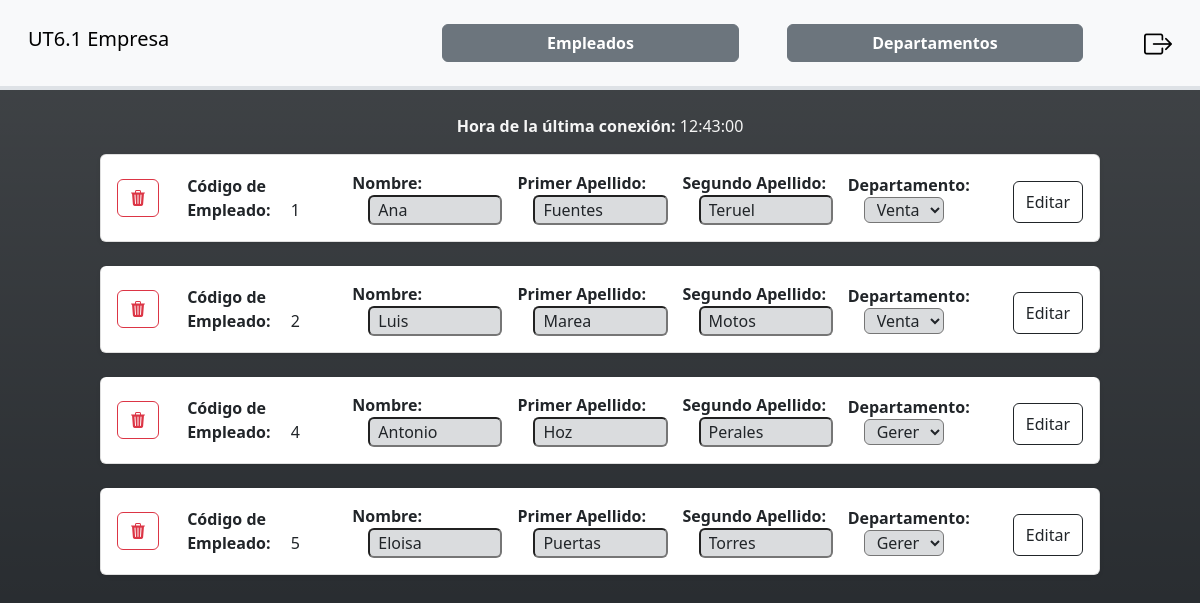
The app's page /public_html/pages/index.php (signed in) with its own data.
### tables this page shows
CREATE TABLE `empleados` (
  `CodEmple` int(11) NOT NULL,
  `Nombre` varchar(20) NOT NULL,
  `Apellido1` varchar(20) NOT NULL,
  `Apellido2` varchar(20) NOT NULL,
  `Departamento` int(11) NOT NULL
);

### resources/library/db/DB.php (called while the page is built, shortened)
<?php
class DB {
    protected $db;
    public function __construct() {
        try {
            $this->db = new PDO("mysql:host=" . DB_HOST . ";dbname=" . DB_NAME, DBUSER, DBPASS);
            $this->db->setAttribute(PDO::ATTR_ERRMODE, PDO::ERRMODE_EXCEPTION);
        } catch (Exception $ex) {
            throw new ErrorException("Error DB");
        }
    }
    public function query($query, $conditions = []) {
        $query = $this->db->prepare($query);
        foreach ($conditions as $key => $value) {
            $query->bindValue($key, $value);
        }
        try {
            $query->execute();
        } catch (Exception $ex) {
            echo $ex->getMessage();
        }
        return $query;
    }
}

### resources/library/model/DepartmentModel.php (called while the page is built, shortened)
<?php
require_once __DIR__ . '/../db/DB.php';
class DepartmentModel {
    private $db;
    public function __construct() {
        $this->db = new DB();
    }
    public function getAll() {
        $query = $this->db->query("SELECT * FROM departamentos;");
        return $query->fetchAll(PDO::FETCH_ASSOC);
    }
}

### resources/library/model/EmployeeModel.php (called while the page is built, shortened)
<?php
require_once __DIR__ . '/../db/DB.php';
class EmployeeModel {
    private $db;
    public function __construct() {
        $this->db = new DB();
    }
    public function getEmployeesFromDept($codDept) {
        $query = $this->db->query('SELECT * FROM empleados WHERE Departamento = :codDept', [
            ':codDept' => $codDept
        ]);
        return $query->fetchAll(PDO::FETCH_ASSOC);
    }
}

### resources/library/model/Department.php (called while the page is built, shortened)
<?php
class Department {
    private $cod;
    private $name;
    private $empls = array();
    public function __construct($cod, $name, $codManager, $budget, $city, $emps) {
        $this->cod = $cod;
        $this->name = $name;
        $this->empls = $emps;
    }
    public function getCod() {
        return $this->cod;
    }
    public function getName() {
        return $this->name;
    }
    public function getEmpls() {
        return $this->empls;
    }
}

### resources/library/model/Employee.php (called while the page is built, shortened)
<?php
class Employee {
    private $cod;
    private $name;
    public function __construct($cod, $name, $lastname1, $lastname2) {
        $this->cod = $cod;
        $this->name = $name;
    }
    public function getCod() {
        return $this->cod;
    }
    public function getName() {
        return $this->name;
    }
}

### resources/library/functions/funciones.php (the view, shortened to what this page needs)
<?php
function filtrarInput($input, $metodo) {
    if ($metodo === "POST") {
        $variableFiltrada = isset(filter_input_array(INPUT_POST)[$input]) ? htmlspecialchars(filter_input_array(INPUT_POST)[$input]) : null;
    } else if ($metodo === "GET") {
        $variableFiltrada = isset(filter_input_array(INPUT_GET)[$input]) ? htmlspecialchars(filter_input_array(INPUT_GET)[$input]) : null;
    }
    return $variableFiltrada;
}
function showSelectDepartments($label, $depts, $selected, $inputName) {
    echo "<div class='col-2'><span class='fw-bold'>$label: </span>";
    echo "<select name='employeeUpdate[$inputName]' class='bg-secondary bg-opacity-25 rounded col-6 px-2 text-dark ms-3'>";
    foreach ($depts as $dept) {
        if ($dept->getCod() == $selected) {
            echo "<option value=" . $dept->getCod() . " selected>" . $dept->getName() . "</option>";
        } else {
            echo "<option value=" . $dept->getCod() . ">" . $dept->getName() . "</option>";
        }
    }
    echo "</select></div>";
}
function listEmplyoeeItem($label, $value, $input = false, $inputName = null) {
    echo "<div class='col-2'><span class='fw-bold'>$label: </span>";
    if ($input) {
        echo "<input type='text' value='$value' placeholder='$value' name='employeeUpdate[$inputName]' class='bg-secondary bg-opacity-25 rounded col-10 px-2 text-dark ms-3'>";
    } else {
        echo "<span class='ms-3'>$value</span>";
    }
    echo "</div>";
}
function listEmployees($depts) {
    echo '<ul class="list-group col-10 mx-auto gap-4">';
    foreach ($depts as $dept) {
        foreach ($dept->getEmpls() as $empl) {
            echo '<li class="list-group-item rounded py-3 shadow-sm">';
            echo "<form class='d-flex flex-row justify-content-between align-items-center flex-wrap m-0' method='POST' action='./editEmployee.php'>";
            showModalToRemoveItem($empl);
            listEmplyoeeItem("Código de Empleado", $empl->getCod());
            listEmplyoeeItem("Nombre", $empl->getName(), true, "Nombre");
            showSelectDepartments("Departamento", $depts, $dept->getCod(), "Departamento");
            echo "<input type='submit' value='Editar' class='btn btn-outline-dark mt-2 py-2'></form></li>";
        }
    }
    echo '</ul>';
}
function showModalToRemoveItem($itemToRemove) {
    echo'<button type="button" class="btn btn-outline-danger me-4" data-bs-toggle="modal" data-bs-target="#' . $itemToRemove->getName() . $itemToRemove->getCod() . '">
  <i class="bi bi-trash3-fill"></i>
</button>';
}

### public_html/pages/index.php (shortened to what this page needs)
<?php
require_once "../../resources/library/functions/funciones.php";
$ultimaConexion = isset($_COOKIE["horaUltimaActividad"]) ? $_COOKIE["horaUltimaActividad"] : null;
$rol = isset($_SESSION["user"]["Rol"]) ? $_SESSION["user"]["Rol"] : null;
if ($rol == 1) {
    require_once "../../resources/library/db/DB.php";
    require_once "../../resources/library/model/EmployeeModel.php";
    require_once "../../resources/library/model/Employee.php";
    require_once "../../resources/library/model/DepartmentModel.php";
    require_once "../../resources/library/model/Department.php";
    $depModel = new DepartmentModel();
    $empModel = new EmployeeModel();
    $deps = [];
    $empls = [];
    foreach ($depModel->getAll() as $dep) {
        foreach ($empModel->getEmployeesFromDept($dep["CodDept"]) as $emp) {
            $empls[] = new Employee($emp['CodEmple'], $emp['Nombre'], $emp['Apellido1'], $emp['Apellido2'], $emp['Departamento']);
        }
        $deps[] = new Department($dep["CodDept"], $dep["Nombre"], $dep['Jefe'], $dep["Presupuesto"], $dep["Ciudad"], $empls);
        $empls = [];
    }
    if ($_SERVER["REQUEST_METHOD"] == "GET") {
        $typeItemsToShow = filtrarInput("show", "GET");
    }
} else if ($rol == 0) {
    if ($_SERVER["REQUEST_METHOD"] == "GET") {
        $emailSent = filtrarInput("emailSent", "GET");
        $emailInput = filtrarInput("emailInput", "GET");
        $email = filtrarInput("email", "GET");
    }
} else {
    header("Location: ./logOut.php");
}
?>
<!DOCTYPE html>
<html lang="es">
    <head>
        <link href="https://cdn.jsdelivr.net/npm/bootstrap@5.2.3/dist/css/bootstrap.min.css" rel="stylesheet"
>
        <link rel="stylesheet" href="https://cdn.jsdelivr.net/npm/bootstrap-icons@1.10.2/font/bootstrap-icons.css">
        <link rel="stylesheet" href="../css/style.css">
    </head>
    <body class="container-fluid bg-dark bg-gradient p-0 m-0">
        <?php
        if ($rol == "1") {
            include "../../resources/templates/adminHeader.php";
        } else {
            include "../../resources/templates/userHeader.php";
        }
        ?>
        <main class="mx-auto py-2">
            <?php
            echo "<p class='text-center pt-3'><span class='fw-bold'>Hora de la última conexión: </span>$ultimaConexion</p>";
            if ($rol == 1) {
                include "../../resources/templates/adminMain.php";
            } else {
                include "../../resources/templates/userMain.php";
            }
            ?>
        </main>
    </body>
</html>

### resources/templates/adminHeader.php (shortened to what this page needs)
<header class=" sticky-lg-top border-4 border-bottom header sticky-top">
    <nav class="navbar navbar-expand-lg navbar-light bg-light px-3 py-0">
        <div class="container-fluid justify-content-center justify-content-lg-between">
            <h1 class="navbar-brand d-flex d-lg-block d-none"><a href="./index.php">UT6.1 Empresa</a></h1>
            <div class="col-5">
                <div class="collapse navbar-collapse gap-5 m-3 justify-content-evenly" id="navbarTogglerDemo03">
                    <a href="<?php echo $_SERVER["PHP_SELF"] . "?show=emps"; ?>" class="btn btn-secondary col-8 my-2 fw-bold">Empleados</a>
                    <a href="<?php echo $_SERVER["PHP_SELF"] . "?show=deps"; ?>"  class="btn btn-secondary col-8 my-2 fw-bold">Departamentos</a>
                </div>
            </div>
            <div class="d-flex justify-content-center d-none d-lg-flex">
                <div class="align-items-center d-none d-md-flex gap-3">
                    <a href="./logOut.php">
                        <i class="bi bi-box-arrow-right fs-3"></i>
                    </a>
                </div>
            </div>
        </div>
    </nav>
</header>

### resources/templates/adminMain.php (shortened to what this page needs)
<?php
if ($typeItemsToShow === "deps") {
    if (isset($deps) && $deps) {
        listDepartaments($deps);
    } else {
        echo "<p class='p-3 text-center'> - - - Actualmente no hay ningún registro de departamentos - - - </p>";
    }
} else {
    foreach ($deps as $dep) {
        if($dep->getEmpls()){
            $listEmployees=true;
        }
    }
    if (isset($listEmployees) && $listEmployees) {
        listEmployees($deps,);
    } else {
        echo "<p class='p-3 text-center'> - - - Actualmente no hay ningún registro de empleados - - - </p>";
    }
}

### public_html/css/style.css (style rules this page uses)
body { min-height: 100vh; margin: 0; color: whitesmoke; }
a { text-decoration: none; color: black; }
li { list-style: none; }

### records on screen
empleados: label "Código de Empleado Nombre Primer Apellido Segundo Apellido", CodEmple "1", Nombre "Ana", Apellido1 "Fuentes", Apellido2 "Teruel", label "Departamento"
empleados: label "Código de Empleado Nombre Primer Apellido Segundo Apellido", CodEmple "2", Nombre "Luis", Apellido1 "Marea", Apellido2 "Motos", label "Departamento"
empleados: label "Código de Empleado Nombre Primer Apellido Segundo Apellido", CodEmple "4", Nombre "Antonio", Apellido1 "Hoz", Apellido2 "Perales", label "Departamento"
empleados: label "Código de Empleado Nombre Primer Apellido Segundo Apellido", CodEmple "5", Nombre "Eloisa", Apellido1 "Puertas", Apellido2 "Torres", label "Departamento"

### other values on screen
$ultimaConexion "12:43:00"
form field value "Ventas"
form field value "Gerencia"
